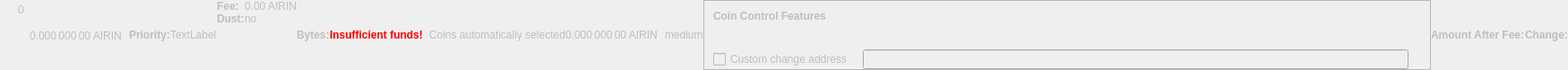
    <widget class="QWidget" name="dummyHideWidget" native="true">
     <property name="enabled">
      <bool>false</bool>
     </property>
     <property name="maximumSize">
      <size>
       <width>100</width>
       <height>22</height>
      </size>
     </property>
     <layout class="QHBoxLayout" name="dummyHideLayout">
      <property name="spacing">
       <number>0</number>
      </property>
      <property name="leftMargin">
       <number>0</number>
      </property>
      <property name="topMargin">
       <number>0</number>
      </property>
      <property name="rightMargin">
       <number>0</number>
      </property>
      <property name="bottomMargin">
       <number>0</number>
      </property>
      <item>
       <layout class="QFormLayout" name="formLayoutCoinControl1">
        <property name="horizontalSpacing">
         <number>10</number>
        </property>
        <property name="verticalSpacing">
         <number>14</number>
        </property>
        <property name="leftMargin">
         <number>10</number>
        </property>
        <property name="topMargin">
         <number>4</number>
        </property>
        <property name="rightMargin">
         <number>6</number>
        </property>
        <item row="0" column="1">
         <widget class="QLabel" name="labelCoinControlBytes">
          <property name="cursor">
           <cursorShape>IBeamCursor</cursorShape>
          </property>
          <property name="contextMenuPolicy">
           <enum>Qt::ActionsContextMenu</enum>
          </property>
          <property name="text">
           <string notr="true">0</string>
          </property>
          <property name="textInteractionFlags">
           <set>Qt::LinksAccessibleByMouse|Qt::TextSelectableByKeyboard|Qt::TextSelectableByMouse</set>
          </property>
         </widget>
        </item>
       </layout>
      </item>
      <item>
       <widget class="QLabel" name="labelCoinControlAfterFee">
        <property name="enabled">
         <bool>false</bool>
        </property>
        <property name="sizePolicy">
         <sizepolicy hsizetype="Fixed" vsizetype="Fixed">
          <horstretch>0</horstretch>
          <verstretch>0</verstretch>
         </sizepolicy>
        </property>
        <property name="minimumSize">
         <size>
          <width>111</width>
          <height>12</height>
         </size>
        </property>
        <property name="maximumSize">
         <size>
          <width>111</width>
          <height>12</height>
         </size>
        </property>
        <property name="cursor">
         <cursorShape>IBeamCursor</cursorShape>
        </property>
        <property name="contextMenuPolicy">
         <enum>Qt::ActionsContextMenu</enum>
        </property>
        <property name="text">
         <string notr="true">0.000 000 00 AIRIN</string>
        </property>
        <property name="textInteractionFlags">
         <set>Qt::LinksAccessibleByMouse|Qt::TextSelectableByKeyboard|Qt::TextSelectableByMouse</set>
        </property>
       </widget>
      </item>
      <item>
       <widget class="QLabel" name="labelCoinControlPriorityText">
        <property name="enabled">
         <bool>false</bool>
        </property>
        <property name="font">
         <font>
          <weight>75</weight>
          <bold>true</bold>
         </font>
        </property>
        <property name="text">
         <string>Priority:</string>
        </property>
       </widget>
      </item>
      <item>
       <layout class="QHBoxLayout" name="horizontalLayout">
        <item>
         <widget class="QLabel" name="WarningLabel">
          <property name="text">
           <string>TextLabel</string>
          </property>
         </widget>
        </item>
       </layout>
      </item>
      <item>
       <layout class="QFormLayout" name="formLayoutCoinControl3">
        <property name="horizontalSpacing">
         <number>0</number>
        </property>
        <property name="verticalSpacing">
         <number>0</number>
        </property>
        <property name="leftMargin">
         <number>0</number>
        </property>
        <property name="topMargin">
         <number>0</number>
        </property>
        <property name="rightMargin">
         <number>0</number>
        </property>
        <item row="0" column="0">
         <widget class="QLabel" name="labelCoinControlFeeText">
          <property name="enabled">
           <bool>false</bool>
          </property>
          <property name="font">
           <font>
            <weight>75</weight>
            <bold>true</bold>
           </font>
          </property>
          <property name="text">
           <string>Fee:</string>
          </property>
          <property name="margin">
           <number>0</number>
          </property>
         </widget>
        </item>
        <item row="0" column="1">
         <widget class="QLabel" name="labelCoinControlFee">
          <property name="enabled">
           <bool>false</bool>
          </property>
          <property name="cursor">
           <cursorShape>IBeamCursor</cursorShape>
          </property>
          <property name="contextMenuPolicy">
           <enum>Qt::ActionsContextMenu</enum>
          </property>
          <property name="text">
           <string notr="true">0.00 AIRIN</string>
          </property>
          <property name="textInteractionFlags">
           <set>Qt::LinksAccessibleByMouse|Qt::TextSelectableByKeyboard|Qt::TextSelectableByMouse</set>
          </property>
         </widget>
        </item>
        <item row="1" column="0">
         <widget class="QLabel" name="labelCoinControlLowOutputText">
          <property name="enabled">
           <bool>false</bool>
          </property>
          <property name="font">
           <font>
            <weight>75</weight>
            <bold>true</bold>
           </font>
          </property>
          <property name="text">
           <string>Dust:</string>
          </property>
         </widget>
        </item>
        <item row="1" column="1">
         <widget class="QLabel" name="labelCoinControlLowOutput">
          <property name="enabled">
           <bool>false</bool>
          </property>
          <property name="cursor">
           <cursorShape>IBeamCursor</cursorShape>
          </property>
          <property name="contextMenuPolicy">
           <enum>Qt::ActionsContextMenu</enum>
          </property>
          <property name="text">
           <string>no</string>
          </property>
          <property name="textInteractionFlags">
           <set>Qt::LinksAccessibleByMouse|Qt::TextSelectableByKeyboard|Qt::TextSelectableByMouse</set>
          </property>
         </widget>
        </item>
       </layout>
      </item>
      <item>
       <widget class="QLabel" name="labelCoinControlBytesText">
        <property name="enabled">
         <bool>false</bool>
        </property>
        <property name="font">
         <font>
          <weight>75</weight>
          <bold>true</bold>
         </font>
        </property>
        <property name="text">
         <string>Bytes:</string>
        </property>
       </widget>
      </item>
      <item>
       <layout class="QFormLayout" name="formLayoutCoinControl2">
        <property name="horizontalSpacing">
         <number>0</number>
        </property>
        <property name="verticalSpacing">
         <number>0</number>
        </property>
        <property name="leftMargin">
         <number>0</number>
        </property>
        <property name="topMargin">
         <number>0</number>
        </property>
        <property name="rightMargin">
         <number>0</number>
        </property>
       </layout>
      </item>
      <item>
       <layout class="QHBoxLayout" name="horizontalLayoutCoinControl2">
        <property name="spacing">
         <number>0</number>
        </property>
        <property name="bottomMargin">
         <number>0</number>
        </property>
       </layout>
      </item>
      <item>
       <widget class="QLabel" name="labelCoinControlInsuffFunds">
        <property name="enabled">
         <bool>false</bool>
        </property>
        <property name="minimumSize">
         <size>
          <width>0</width>
          <height>0</height>
         </size>
        </property>
        <property name="font">
         <font>
          <weight>75</weight>
          <bold>true</bold>
         </font>
        </property>
        <property name="styleSheet">
         <string notr="true">color:red;font-weight:bold;</string>
        </property>
        <property name="text">
         <string>Insufficient funds!</string>
        </property>
        <property name="margin">
         <number>5</number>
        </property>
       </widget>
      </item>
      <item>
       <layout class="QFormLayout" name="formLayoutCoinControl4">
        <property name="horizontalSpacing">
         <number>0</number>
        </property>
        <property name="verticalSpacing">
         <number>0</number>
        </property>
        <property name="leftMargin">
         <number>0</number>
        </property>
        <property name="topMargin">
         <number>0</number>
        </property>
        <property name="rightMargin">
         <number>0</number>
        </property>
       </layout>
      </item>
      <item>
       <widget class="QLabel" name="labelCoinControlChangeLabel">
        <property name="enabled">
         <bool>false</bool>
        </property>
        <property name="sizePolicy">
         <sizepolicy hsizetype="Preferred" vsizetype="Expanding">
          <horstretch>0</horstretch>
          <verstretch>0</verstretch>
         </sizepolicy>
        </property>
        <property name="minimumSize">
         <size>
          <width>0</width>
          <height>0</height>
         </size>
        </property>
        <property name="text">
         <string/>
        </property>
        <property name="margin">
         <number>3</number>
        </property>
       </widget>
      </item>
      <item>
       <widget class="QLabel" name="labelCoinControlAutomaticallySelected">
        <property name="enabled">
         <bool>false</bool>
        </property>
        <property name="sizePolicy">
         <sizepolicy hsizetype="Fixed" vsizetype="Fixed">
          <horstretch>0</horstretch>
          <verstretch>0</verstretch>
         </sizepolicy>
        </property>
        <property name="minimumSize">
         <size>
          <width>0</width>
          <height>0</height>
         </size>
        </property>
        <property name="maximumSize">
         <size>
          <width>240</width>
          <height>16777215</height>
         </size>
        </property>
        <property name="text">
         <string>Coins automatically selected</string>
        </property>
        <property name="margin">
         <number>5</number>
        </property>
       </widget>
      </item>
      <item>
       <widget class="QLabel" name="labelCoinControlChange">
        <property name="enabled">
         <bool>false</bool>
        </property>
        <property name="sizePolicy">
         <sizepolicy hsizetype="Fixed" vsizetype="Fixed">
          <horstretch>0</horstretch>
          <verstretch>0</verstretch>
         </sizepolicy>
        </property>
        <property name="minimumSize">
         <size>
          <width>111</width>
          <height>0</height>
         </size>
        </property>
        <property name="maximumSize">
         <size>
          <width>111</width>
          <height>16777215</height>
         </size>
        </property>
        <property name="cursor">
         <cursorShape>IBeamCursor</cursorShape>
        </property>
        <property name="contextMenuPolicy">
         <enum>Qt::ActionsContextMenu</enum>
        </property>
        <property name="text">
         <string notr="true">0.000 000 00 AIRIN</string>
        </property>
        <property name="textInteractionFlags">
         <set>Qt::LinksAccessibleByMouse|Qt::TextSelectableByKeyboard|Qt::TextSelectableByMouse</set>
        </property>
       </widget>
      </item>
      <item>
       <widget class="QLabel" name="labelCoinControlPriority">
        <property name="enabled">
         <bool>false</bool>
        </property>
        <property name="cursor">
         <cursorShape>IBeamCursor</cursorShape>
        </property>
        <property name="contextMenuPolicy">
         <enum>Qt::ActionsContextMenu</enum>
        </property>
        <property name="text">
         <string>medium</string>
        </property>
        <property name="textInteractionFlags">
         <set>Qt::LinksAccessibleByMouse|Qt::TextSelectableByKeyboard|Qt::TextSelectableByMouse</set>
        </property>
       </widget>
      </item>
      <item>
       <widget class="QFrame" name="frameCoinControl">
        <property name="sizePolicy">
         <sizepolicy hsizetype="Expanding" vsizetype="Expanding">
          <horstretch>0</horstretch>
          <verstretch>0</verstretch>
         </sizepolicy>
        </property>
        <property name="maximumSize">
         <size>
          <width>16777215</width>
          <height>16777215</height>
         </size>
        </property>
        <property name="frameShape">
         <enum>QFrame::StyledPanel</enum>
        </property>
        <property name="frameShadow">
         <enum>QFrame::Sunken</enum>
        </property>
        <layout class="QVBoxLayout" name="verticalLayoutCoinControl2_2">
         <property name="spacing">
          <number>0</number>
         </property>
         <property name="leftMargin">
          <number>0</number>
         </property>
         <property name="topMargin">
          <number>0</number>
         </property>
         <property name="rightMargin">
          <number>0</number>
         </property>
         <property name="bottomMargin">
          <number>0</number>
         </property>
         <item>
          <layout class="QVBoxLayout" name="verticalLayoutCoinControl" stretch="0,0,0,1">
           <property name="spacing">
            <number>0</number>
           </property>
           <property name="leftMargin">
            <number>10</number>
           </property>
           <property name="topMargin">
            <number>10</number>
           </property>
           <item>
            <layout class="QHBoxLayout" name="horizontalLayoutCoinControl1">
             <property name="bottomMargin">
              <number>15</number>
             </property>
             <item>
              <widget class="QLabel" name="labelCoinControlFeatures">
               <property name="enabled">
                <bool>false</bool>
               </property>
               <property name="sizePolicy">
                <sizepolicy hsizetype="Preferred" vsizetype="Maximum">
                 <horstretch>0</horstretch>
                 <verstretch>0</verstretch>
                </sizepolicy>
               </property>
               <property name="font">
                <font>
                 <weight>75</weight>
                 <bold>true</bold>
                </font>
               </property>
               <property name="styleSheet">
                <string notr="true">font-weight:bold;</string>
               </property>
               <property name="text">
                <string>Coin Control Features</string>
               </property>
              </widget>
             </item>
            </layout>
           </item>
           <item>
            <widget class="QWidget" name="widgetCoinControl" native="true">
             <property name="sizePolicy">
              <sizepolicy hsizetype="Preferred" vsizetype="Preferred">
               <horstretch>0</horstretch>
               <verstretch>0</verstretch>
              </sizepolicy>
             </property>
             <property name="minimumSize">
              <size>
               <width>0</width>
               <height>0</height>
              </size>
             </property>
             <property name="styleSheet">
              <string notr="true"/>
             </property>
             <layout class="QHBoxLayout" name="horizontalLayoutCoinControl5_2">
              <property name="leftMargin">
               <number>0</number>
              </property>
              <property name="topMargin">
               <number>0</number>
              </property>
              <property name="rightMargin">
               <number>0</number>
              </property>
              <property name="bottomMargin">
               <number>0</number>
              </property>
              <item>
               <layout class="QHBoxLayout" name="horizontalLayoutCoinControl3">
                <property name="spacing">
                 <number>20</number>
                </property>
                <property name="topMargin">
                 <number>0</number>
                </property>
                <property name="bottomMargin">
                 <number>10</number>
                </property>
               </layout>
              </item>
             </layout>
            </widget>
           </item>
           <item>
            <layout class="QHBoxLayout" name="horizontalLayoutCoinControl4" stretch="0,0,0">
             <property name="spacing">
              <number>12</number>
             </property>
             <property name="sizeConstraint">
              <enum>QLayout::SetDefaultConstraint</enum>
             </property>
             <property name="topMargin">
              <number>5</number>
             </property>
             <property name="rightMargin">
              <number>5</number>
             </property>
             <item>
              <widget class="QCheckBox" name="checkBoxCoinControlChange">
               <property name="enabled">
                <bool>false</bool>
               </property>
               <property name="toolTip">
                <string>If this is activated, but the change address is empty or invalid, change will be sent to a newly generated address.</string>
               </property>
               <property name="text">
                <string>Custom change address</string>
               </property>
              </widget>
             </item>
             <item>
              <widget class="QValidatedLineEdit" name="lineEditCoinControlChange">
               <property name="enabled">
                <bool>false</bool>
               </property>
               <property name="sizePolicy">
                <sizepolicy hsizetype="Expanding" vsizetype="Fixed">
                 <horstretch>0</horstretch>
                 <verstretch>0</verstretch>
                </sizepolicy>
               </property>
              </widget>
             </item>
             <item>
              <widget class="QLabel" name="labelCoinControlChangeLabel_2">
               <property name="sizePolicy">
                <sizepolicy hsizetype="Preferred" vsizetype="Expanding">
                 <horstretch>0</horstretch>
                 <verstretch>0</verstretch>
                </sizepolicy>
               </property>
               <property name="minimumSize">
                <size>
                 <width>0</width>
                 <height>0</height>
                </size>
               </property>
               <property name="text">
                <string/>
               </property>
               <property name="margin">
                <number>3</number>
               </property>
              </widget>
             </item>
            </layout>
           </item>
           <item>
            <spacer name="verticalSpacerCoinControl">
             <property name="orientation">
              <enum>Qt::Vertical</enum>
             </property>
             <property name="sizeHint" stdset="0">
              <size>
               <width>800</width>
               <height>1</height>
              </size>
             </property>
            </spacer>
           </item>
          </layout>
         </item>
        </layout>
       </widget>
      </item>
      <item>
       <widget class="QLabel" name="labelCoinControlAfterFeeText">
        <property name="enabled">
         <bool>false</bool>
        </property>
        <property name="minimumSize">
         <size>
          <width>0</width>
          <height>0</height>
         </size>
        </property>
        <property name="maximumSize">
         <size>
          <width>16777215</width>
          <height>16777215</height>
         </size>
        </property>
        <property name="font">
         <font>
          <weight>75</weight>
          <bold>true</bold>
         </font>
        </property>
        <property name="text">
         <string>Amount After Fee:</string>
        </property>
        <property name="alignment">
         <set>Qt::AlignLeading|Qt::AlignLeft|Qt::AlignVCenter</set>
        </property>
        <property name="margin">
         <number>0</number>
        </property>
       </widget>
      </item>
      <item>
       <widget class="QLabel" name="labelCoinControlChangeText">
        <property name="enabled">
         <bool>false</bool>
        </property>
        <property name="sizePolicy">
         <sizepolicy hsizetype="Preferred" vsizetype="Preferred">
          <horstretch>0</horstretch>
          <verstretch>0</verstretch>
         </sizepolicy>
        </property>
        <property name="minimumSize">
         <size>
          <width>0</width>
          <height>0</height>
         </size>
        </property>
        <property name="maximumSize">
         <size>
          <width>16777215</width>
          <height>16777215</height>
         </size>
        </property>
        <property name="font">
         <font>
          <weight>75</weight>
          <bold>true</bold>
         </font>
        </property>
        <property name="text">
         <string>Change:</string>
        </property>
        <property name="alignment">
         <set>Qt::AlignLeading|Qt::AlignLeft|Qt::AlignVCenter</set>
        </property>
       </widget>
      </item>
     </layout>
    </widget>
